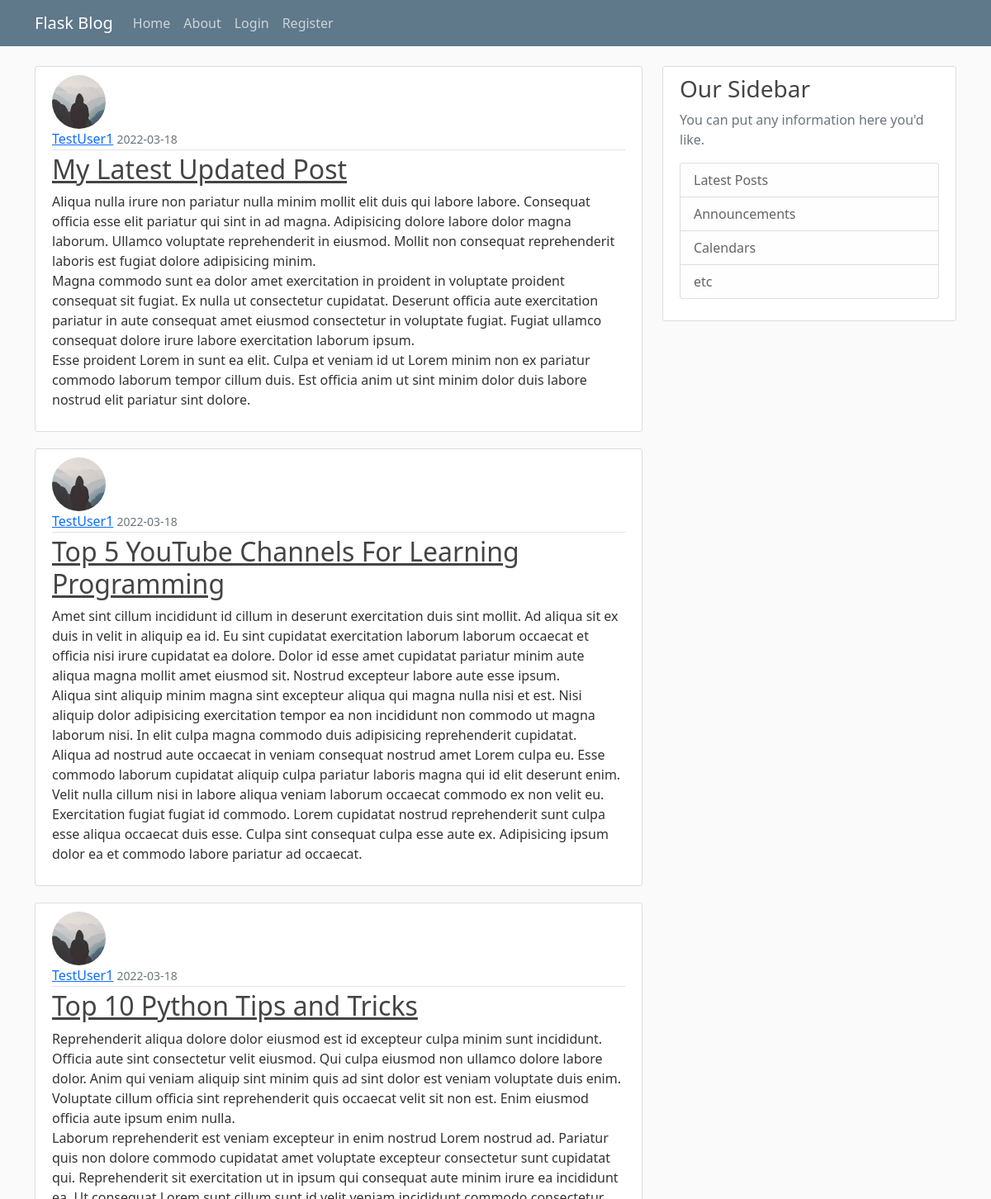
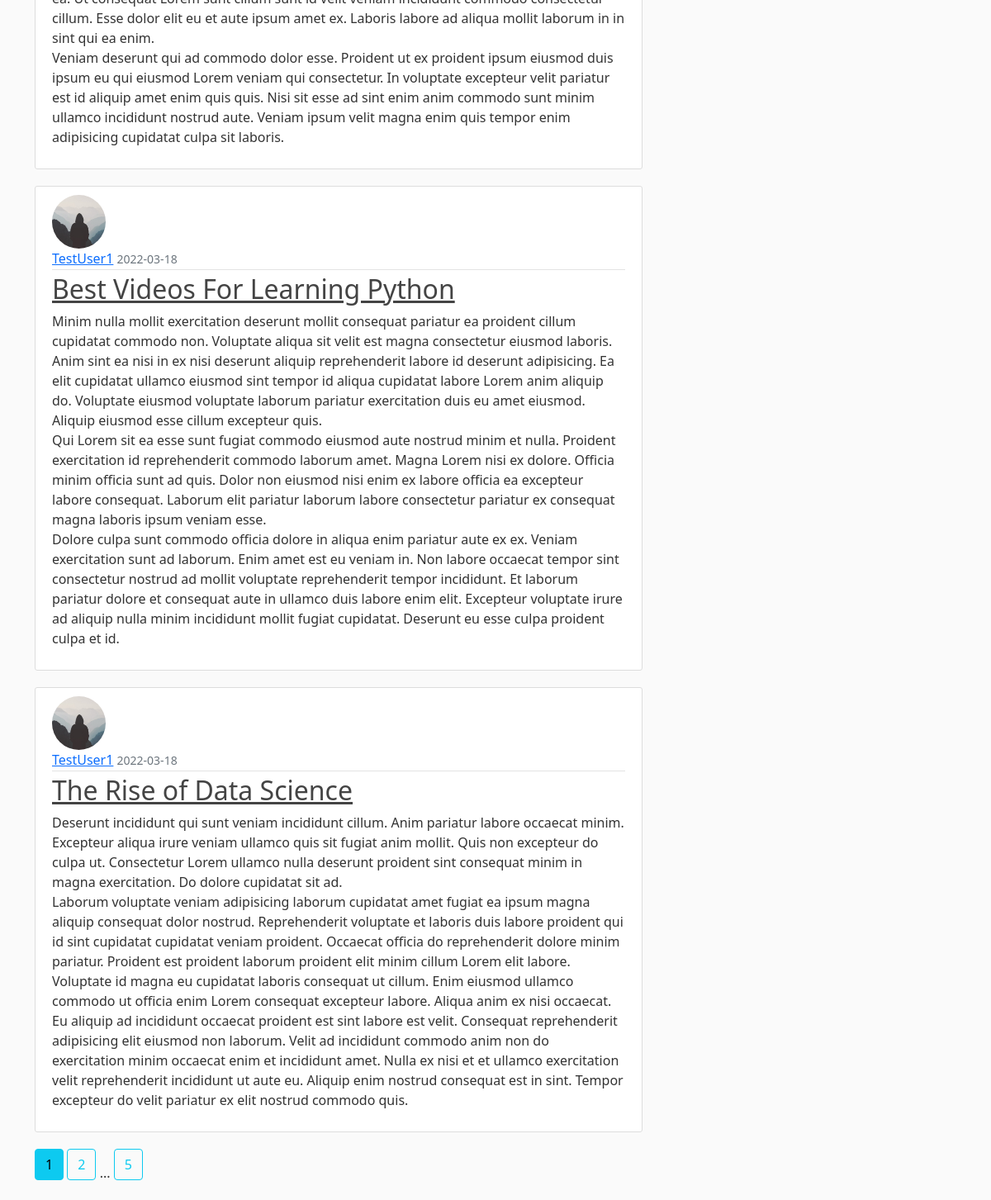
The page /home on the database its author committed (2 pictures, top to bottom).
### app/models.py (models this page shows, shortened)
class Post(db.Model):
    id = db.Column(db.Integer, primary_key=True)
    title = db.Column(db.String(100), nullable=False)
    date_posted = db.Column(db.DateTime, nullable=False, default=datetime.utcnow)
    content = db.Column(db.Text, nullable=False)
    user_id = db.Column(db.Integer, db.ForeignKey('user.id'), nullable=False)

class User(db.Model, UserMixin):
    id = db.Column(db.Integer, primary_key=True)
    username = db.Column(db.String(20), unique=True, nullable=False)
    email = db.Column(db.String(120), unique=True, nullable=False)
    image_file = db.Column(db.String(20), nullable=False, default='default.jpg')
    password = db.Column(db.String(60), nullable=False)
    posts = db.relationship('Post', backref='author', lazy=True)

### app/routes.py (the view)
@app.route("/")
@app.route("/home")
def home():
    page = request.args.get('page', 1, type=int)
    posts = Post.query.order_by(Post.date_posted.desc()).paginate(page=page, per_page=5)
    return render_template('index.html', posts=posts)

### app/templates/index.html
{% extends "layout.html" %}
{% block content %}
{% for post in posts.items %}
<article class="media content-section">
    <img class="rounded-circle article-img" src="{{ url_for('static', filename='profile_pics/' + post.author.image_file) }}" alt="">
    <div class="media-body">
        <div class="article-metadata">
            <a class="mr-2" href="{{ url_for('user_post', username=post.author.username) }}">{{ post.author.username }}</a>
            <small class="text-muted">{{ post.date_posted.strftime('%Y-%m-%d') }}</small>
        </div>
        <h2><a class="article-title" href="{{ url_for('post', post_id=post.id) }}">{{ post.title }}</a></h2>
        <p class="article-content">{{ post.content }}</p>
    </div>
</article>
{% endfor %}
{% for page_num in posts.iter_pages(left_edge=1, right_edge=1, left_current=1, right_current=2) %}
    {% if page_num %}
        {% if posts.page == page_num %}
            <a class="btn btn-info mb-4" href="{{ url_for('home', page=page_num) }}">{{ page_num }}</a>
        {% else %}
            <a class="btn btn-outline-info mb-4" href="{{ url_for('home', page=page_num) }}">{{ page_num }}</a>
        {% endif %}
    {% else %}
        ...
    {% endif %}
{% endfor %}
{% endblock content %}

### app/templates/layout.html (shortened to what this page needs)
<!DOCTYPE html>
<html lang="en">
<head>
    <link href="https://cdn.jsdelivr.net/npm/bootstrap@5.1.3/dist/css/bootstrap.min.css" rel="stylesheet"
>
    <link rel="stylesheet" type="text/css" href="{{ url_for('static', filename='main.css') }}">
</head>
<body>
<header class="site-header">
    <nav class="navbar navbar-expand-md navbar-dark bg-steel fixed-top">
        <div class="container">
            <a class="navbar-brand mr-4" href="/">Flask Blog</a>
            <div class="collapse navbar-collapse" id="navbarToggle">
                <div class="navbar-nav mr-auto">
                    <a class="nav-item nav-link" href="{{ url_for('home') }}">Home</a>
                    <a class="nav-item nav-link" href="{{ url_for('about') }}">About</a>
                </div>
                <div class="navbar-nav">
                    {% if current_user.is_authenticated %}
                        <a class="nav-item nav-link" href="{{ url_for('new_post') }}">New Post</a>
                        <a class="nav-item nav-link" href="{{ url_for('account') }}">Account</a>
                        <a class="nav-item nav-link" href="{{ url_for('logout') }}">Logout</a>
                    {% else %}
                        <a class="nav-item nav-link" href="{{ url_for('login') }}">Login</a>
                        <a class="nav-item nav-link" href="{{ url_for('register') }}">Register</a>
                    {% endif %}
                </div>
            </div>
        </div>
    </nav>
</header>
<main role="main" class="container">
    <div class="row">
        <div class="col-md-8">
            {% block content %}{% endblock %}
        </div>
        <div class="col-md-4">
            <div class="content-section">
                <h3>Our Sidebar</h3>
                <p class='text-muted'>You can put any information here you'd like.
                <ul class="list-group">
                    <li class="list-group-item list-group-item-light">Latest Posts</li>
                    <li class="list-group-item list-group-item-light">Announcements</li>
                    <li class="list-group-item list-group-item-light">Calendars</li>
                    <li class="list-group-item list-group-item-light">etc</li>
                </ul>
                </p>
            </div>
        </div>
    </div>
</main>
</body>
</html>

### app/static/main.css (style rules this page uses)
body { background: #fafafa; color: #333333; margin-top: 5rem; }
h1, h2, h3, h4, h5, h6 { color: #444444; }
.bg-steel { background-color: #5f788a; }
.site-header .navbar-nav .nav-link { color: #cbd5db; }
.content-section { background: #ffffff; padding: 10px 20px; border: 1px solid #dddddd; border-radius: 3px; margin-bottom: 20px; }
.article-title { color: #444444; }
.article-content { white-space: pre-line; }
.article-img { height: 65px; width: 65px; margin-right: 16px; }
.article-metadata { padding-bottom: 1px; margin-bottom: 4px; border-bottom: 1px solid #e3e3e3 }

### rows shown on the page
Post: image_file (placeholder picture), author.username "TestUser1", date_posted "2022-03-18", title "My Latest Updated Post", content "Aliqua nulla irure non pariatur nulla minim mollit elit duis qui labore labore. Consequat officia esse elit pariatur qui sint in ad magna. Adipisicing dolore labore dolor magna laborum. Ullamco voluptate reprehenderit in eiusmod. Mollit non consequat reprehenderit laboris est fugiat dolore adipisicing minim. Magna commodo sunt ea dolor amet exercitation in proident in voluptate proident consequat sit fugiat. Ex nulla ut consectetur cupidatat. Deserunt officia aute exercitation pariatur in aute consequat amet eiusmod consectetur in voluptate fugiat. Fugiat ullamco consequat dolore irure labore exercitation laborum ipsum. Esse proident Lorem in sunt ea elit. Culpa et veniam id ut Lorem minim…"
Post: image_file (placeholder picture), author.username "TestUser1", date_posted "2022-03-18", title "Top 5 YouTube Channels For Learning Programming", content "Amet sint cillum incididunt id cillum in deserunt exercitation duis sint mollit. Ad aliqua sit ex duis in velit in aliquip ea id. Eu sint cupidatat exercitation laborum laborum occaecat et officia nisi irure cupidatat ea dolore. Dolor id esse amet cupidatat pariatur minim aute aliqua magna mollit amet eiusmod sit. Nostrud excepteur labore aute esse ipsum. Aliqua sint aliquip minim magna sint excepteur aliqua qui magna nulla nisi et est. Nisi aliquip dolor adipisicing exercitation tempor ea non incididunt non commodo ut magna laborum nisi. In elit culpa magna commodo duis adipisicing reprehenderit cupidatat. Aliqua ad nostrud aute occaecat in veniam consequat nostrud amet Lorem culpa eu.…"
Post: image_file (placeholder picture), author.username "TestUser1", date_posted "2022-03-18", title "Top 10 Python Tips and Tricks", content "Reprehenderit aliqua dolore dolor eiusmod est id excepteur culpa minim sunt incididunt. Officia aute sint consectetur velit eiusmod. Qui culpa eiusmod non ullamco dolore labore dolor. Anim qui veniam aliquip sint minim quis ad sint dolor est veniam voluptate duis enim. Voluptate cillum officia sint reprehenderit quis occaecat velit sit non est. Enim eiusmod officia aute ipsum enim nulla. Laborum reprehenderit est veniam excepteur in enim nostrud Lorem nostrud ad. Pariatur quis non dolore commodo cupidatat amet voluptate excepteur consectetur sunt cupidatat qui. Reprehenderit sit exercitation ut in ipsum qui consequat aute minim irure ea incididunt ea. Ut consequat Lorem sunt cillum sunt id…"
Post: image_file (placeholder picture), author.username "TestUser1", date_posted "2022-03-18", title "Best Videos For Learning Python", content "Minim nulla mollit exercitation deserunt mollit consequat pariatur ea proident cillum cupidatat commodo non. Voluptate aliqua sit velit est magna consectetur eiusmod laboris. Anim sint ea nisi in ex nisi deserunt aliquip reprehenderit labore id deserunt adipisicing. Ea elit cupidatat ullamco eiusmod sint tempor id aliqua cupidatat labore Lorem anim aliquip do. Voluptate eiusmod voluptate laborum pariatur exercitation duis eu amet eiusmod. Aliquip eiusmod esse cillum excepteur quis. Qui Lorem sit ea esse sunt fugiat commodo eiusmod aute nostrud minim et nulla. Proident exercitation id reprehenderit commodo laborum amet. Magna Lorem nisi ex dolore. Officia minim officia sunt ad quis. Dolor…"
Post: image_file (placeholder picture), author.username "TestUser1", date_posted "2022-03-18", title "The Rise of Data Science", content "Deserunt incididunt qui sunt veniam incididunt cillum. Anim pariatur labore occaecat minim. Excepteur aliqua irure veniam ullamco quis sit fugiat anim mollit. Quis non excepteur do culpa ut. Consectetur Lorem ullamco nulla deserunt proident sint consequat minim in magna exercitation. Do dolore cupidatat sit ad. Laborum voluptate veniam adipisicing laborum cupidatat amet fugiat ea ipsum magna aliquip consequat dolor nostrud. Reprehenderit voluptate et laboris duis labore proident qui id sint cupidatat cupidatat veniam proident. Occaecat officia do reprehenderit dolore minim pariatur. Proident est proident laborum proident elit minim cillum Lorem elit labore. Voluptate id magna eu cupidatat…"

### other values the page prints
{{ page_num }} "1"
{{ page_num }} "2" "5"
